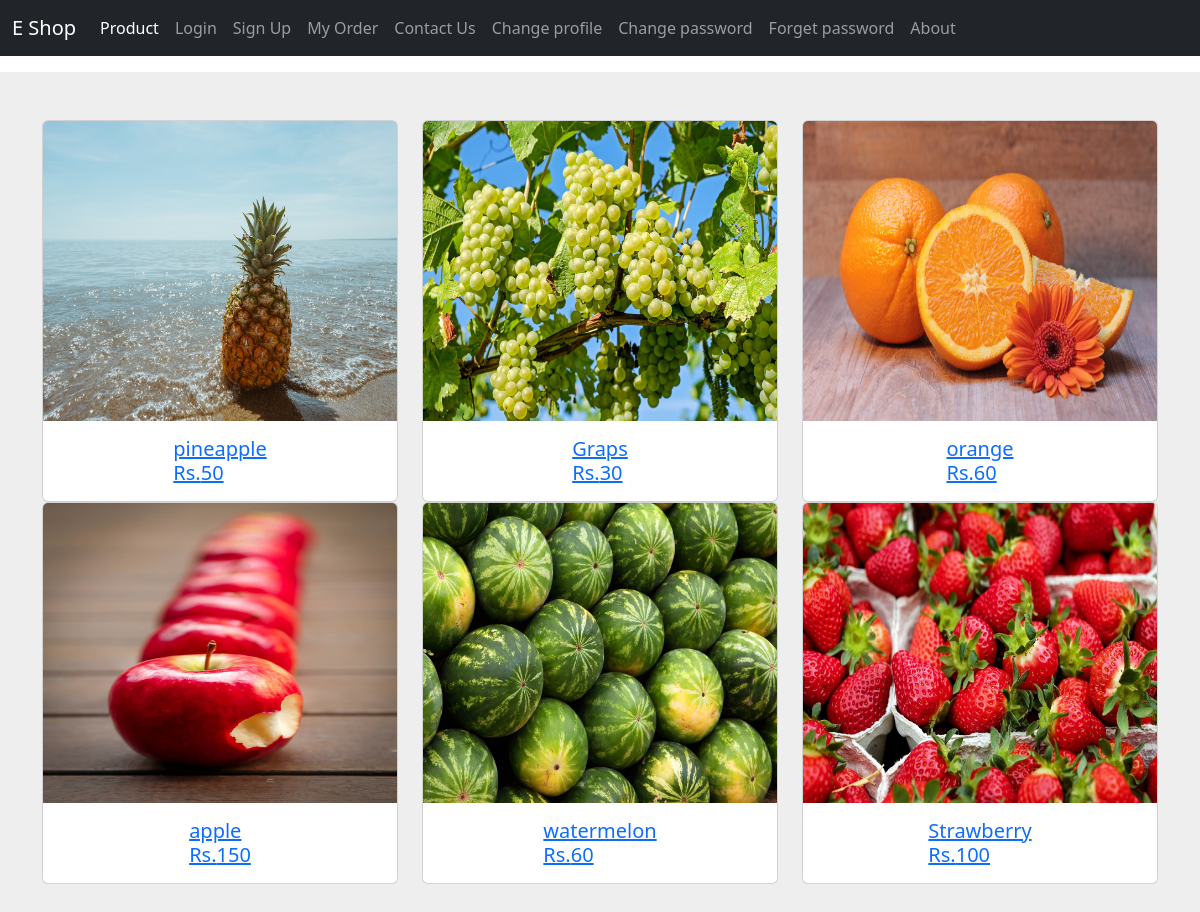
Page /product-filter/3 on the committed database.
### app1/models.py (models this page shows, shortened)
class Product(models.Model):
    category=models.ForeignKey(Category, on_delete=models.CASCADE)
    name=models.CharField(max_length=200)
    productimage=models.ImageField(upload_to='product')
    price=models.IntegerField()
    productdescription=models.TextField(default="")
    productquantity=models.IntegerField(null=True)

### app1/views.py (the view)
# urls.py: path('product-filter/<int:id>',product_categorywise,name='productcat'),
def product_categorywise(request,id):
    data=Product.objects.filter(category=id)
    return render(request,'productall.html',{'abc':data})

### app1/templates/productall.html
{% extends 'base.html' %}
{% block content %}
               <div class="col py-3">
                <section style="background-color: #eee;">
                    <div class="container py-5">
                        <div class="row">
                            {% for i in abc %}
                                <div class="col-md-4 col-lg-4 mb-4 mb-lg-0">
                                    <a href="{% url 'productget' i.id %}">
                                    <div class="card">
                                        <img src="{{i.productimage.url}}"
                                            class="card-img-top" height="300px" alt="Laptop" />
                                        <div class="card-body" style="align-self: center;">
                                            <h5 class="mb-0" style="align-self:center;">{{i.name}}</h5>
                                            <h5 class="mb-0" style="align-self:center;">Rs.{{i.price}}</h5>
                                        </div>
                                    </div>
                                </a>
                                </div>
                                {% endfor %}
                        </div>
                    </div>
                </section>
            </div>
                {% endblock %}

### rows in the picture
Product: productimage (picture), name "pineapple", price "50"
Product: productimage (picture), name "Graps", price "30"
Product: productimage (picture), name "orange", price "60"
Product: productimage (picture), name "apple", price "150"
Product: productimage (picture), name "watermelon", price "60"
Product: productimage (picture), name "Strawberry", price "100"
